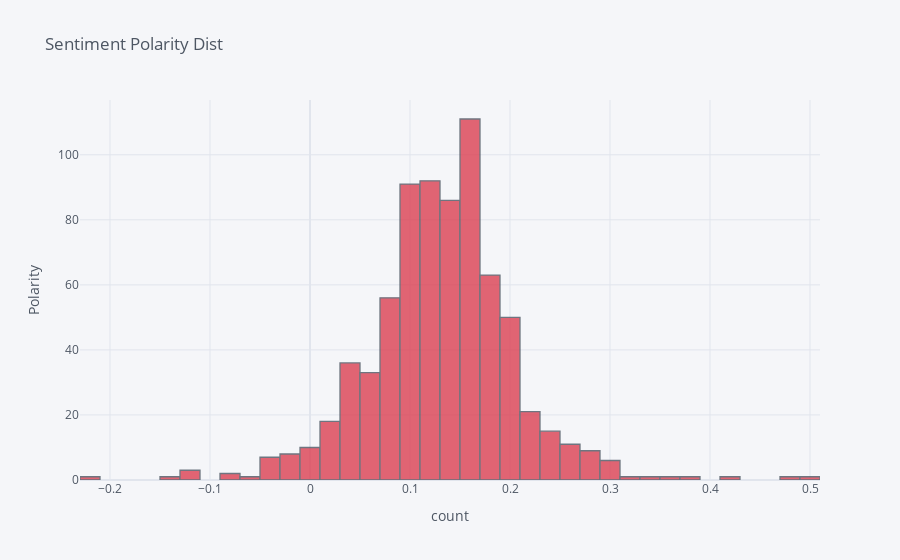

The code cell stored with this chart in its notebook:
### Code cell
df['polarity'].iplot(kind= 'hist', colors='red',bins = 50,xTitle='count',yTitle='Polarity',title = 'Sentiment Polarity Dist')

### Figure 1 — Plotly figure (JSON) as saved in the notebook; plotly's stock layout.template omitted (floating-point values rounded to 4 significant figures; data arrays with more than 128 entries replaced by an {"elided": "..."} marker saying what was removed)
{"data": [{"histfunc": "count", "histnorm": "", "marker": {"color": "rgba(219, 64, 82, 1.0)", "line": {"color": "#4D5663", "width": 1.3}}, "name": "polarity", "nbinsx": 50, "opacity": 0.8, "orientation": "v", "type": "histogram", "x": {"elided": "738 float values"}}], "layout": {"barmode": "overlay", "legend": {"bgcolor": "#F5F6F9", "font": {"color": "#4D5663"}}, "paper_bgcolor": "#F5F6F9", "plot_bgcolor": "#F5F6F9", "title": {"font": {"color": "#4D5663"}, "text": "Sentiment Polarity Dist"}, "xaxis": {"gridcolor": "#E1E5ED", "showgrid": true, "tickfont": {"color": "#4D5663"}, "title": {"font": {"color": "#4D5663"}, "text": "count"}, "zerolinecolor": "#E1E5ED"}, "yaxis": {"gridcolor": "#E1E5ED", "showgrid": true, "tickfont": {"color": "#4D5663"}, "title": {"font": {"color": "#4D5663"}, "text": "Polarity"}, "zerolinecolor": "#E1E5ED"}}}
